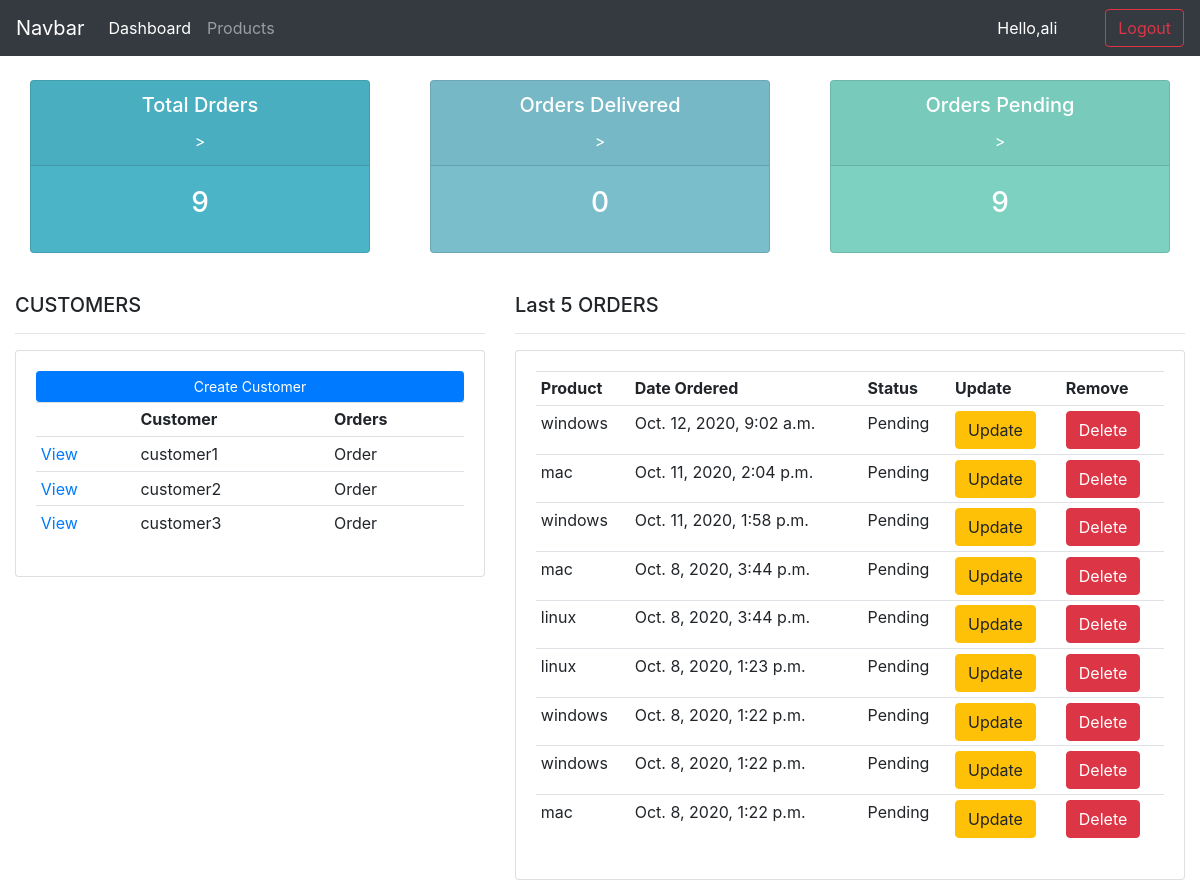
Before: /accounts/dashboard/ (signed in) with the older database file.
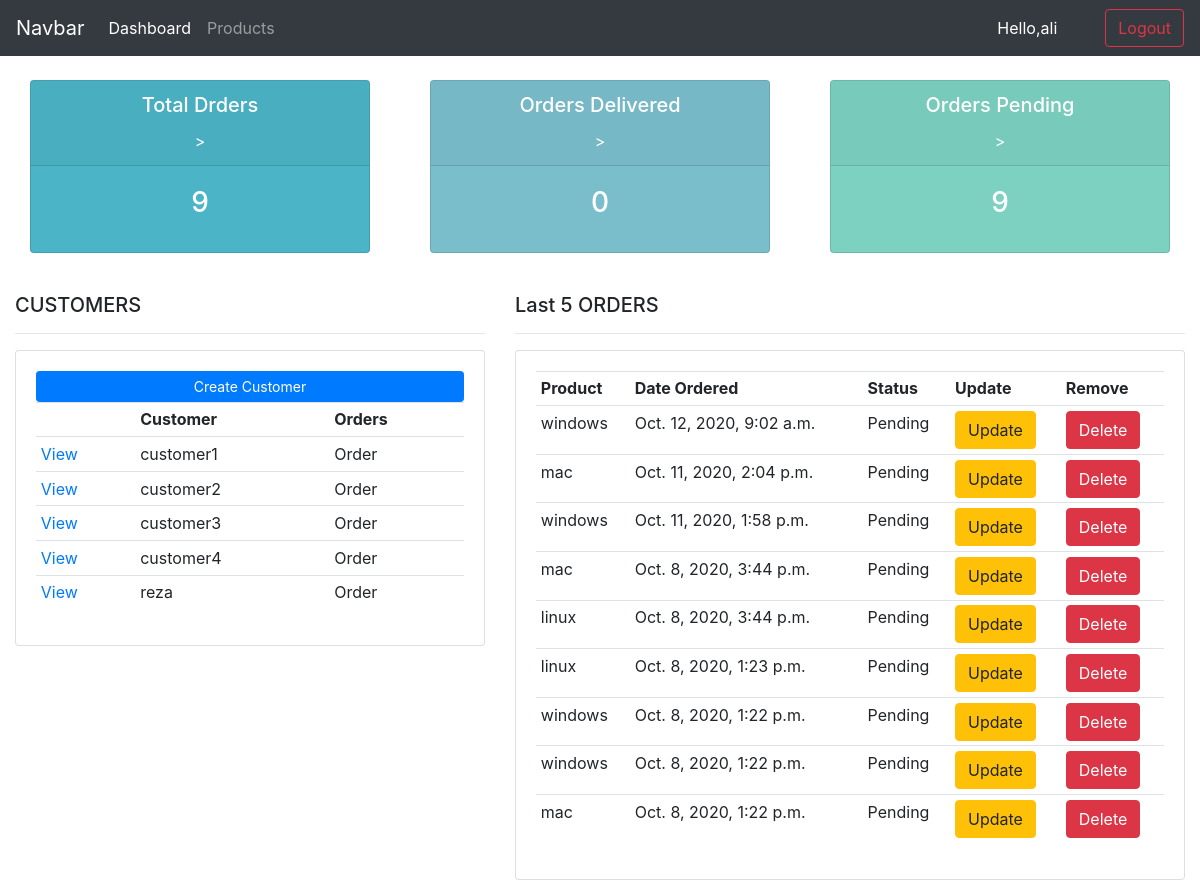
After: the same page with the newer database file.
### accounts/models.py (models this page shows, shortened)
class Customer(models.Model):
    user = models.OneToOneField(User,null=True,blank=True,on_delete=models.CASCADE)
    name = models.CharField(max_length=200,null=True)
    phone = models.CharField(max_length=200,null=True)
    email = models.CharField(max_length=200,null=True)
    profile_pic = models.ImageField(default='profile1.jpg',null=True,blank=True)

class Order(models.Model):
    STATUS_CHOICES = (
        ('Pending','Pending'),
        ('Out of Delivery','Out of Delivery'),
        ('Delivered','Delivered'),
    )
    customer = models.ForeignKey(Customer,null=True,on_delete=models.SET_NULL)
    product = models.ForeignKey(Product,null=True,on_delete=models.SET_NULL)
    date_created = models.DateTimeField(auto_now_add=True)
    status = models.CharField(max_length=20,null=True,choices=STATUS_CHOICES)
    note = models.CharField(max_length=200,null=True)
    tags = models.ManyToManyField(tag)

class Product(models.Model):
    CATEGORY_CHOICES = (
        ('Indoor','Indoor'),
        ('Outdoor','Outdoor')
    )
    name = models.CharField(max_length=200,null=True)
    price = models.IntegerField(null=True)
    category = models.CharField(max_length=20,null=True,choices=CATEGORY_CHOICES)
    description = models.CharField(max_length=200,null=True)
    date_created = models.DateTimeField(auto_now_add=True,null=True)
    def __str__(self):
        return self.name

### accounts/decorators.py (the view)
    def wrapper_func(request,*args,**kwargs):
        if request.user.groups.exists():
            group = request.user.groups.all()[0].name
        if group == 'customer':
            return redirect('accounts:profile')
        if group == 'admin':
            return views_func(request,*args,**kwargs)

### accounts/views.py (called while the page is built)
@login_required(login_url='accounts:login')
@admin_only
def dashboard(request):
    orders = Order.objects.all().order_by('-date_created')
    customers = Customer.objects.all()
    total_orders = orders.count()
    total_delivered = orders.filter(status='Delivered').count()
    total_pending = orders.filter(status='Pending').count()
    context ={
        'customers':customers,
        'orders':orders,
        'total_orders':total_orders,
        'total_delivered':total_delivered,
        'total_pending':total_pending,
    }
    return render(request,'accounts/dashboard.html',context)

### accounts/templates/accounts/dashboard.html (shortened to what this page needs)
{% extends 'accounts/main.html' %}
{% block content %}
{% include 'accounts/status.html' %}
<br>
    <div class="row">
        <div class="col-md-5">
            <h5 class="">CUSTOMERS</h5>
            <hr>
            <div class="card card-body">
                <a class="btn btn-primary btn-sm btn-block" href="">Create Customer</a>
                <table class="table table-sm">
                    <tr>
                        <td></td>
                        <th>Customer</th>
                        <th>Orders</th>
                    </tr>
                    {% for customer in customers %}
                    <tr>
                        <td><a href="{% url 'accounts:customer' customer.id %}">View</a></td>
                        <td>{{customer.name}}</th>
                        <td>Order</th>
                    </tr>
                    {% endfor %}
                </table>
            </div>
        </div>
        <div class="col-md-7">
            <h5 class="">Last 5 ORDERS</h5>
            <hr>
            <div class="card card-body">
                <table class="table table-sm">
                    <tr>
                        <th>Product</th>
                        <th>Date Ordered</th>
                        <th>Status</th>
                        <th>Update</th>
                        <th>Remove</th>
                    </tr>
                    {% for order in orders %}
                    <tr>
                        <td>{{order.product}}</th>
                        <td>{{order.date_created}}</th>
                        <td>{{order.status}}</th>
                        <td><a href="{% url 'accounts:order_update' order.id %}" class="btn btn-warning">Update</a></th>
                        <td><a href="{% url 'accounts:order_delete' order.id %}" class="btn btn-danger">Delete</a></th>
                    </tr>
                    {% endfor %}
                </table>
            </div>
        </div>
    </div>
{% endblock %}

### accounts/templates/accounts/main.html (shortened to what this page needs)
{% load static %}
<!DOCTYPE html>
<html lang="en">
<head>
    <link rel="stylesheet" href="{% static 'css/main.css' %}">
    <link rel="stylesheet" href="https://maxcdn.bootstrapcdn.com/bootstrap/4.0.0/css/bootstrap.min.css">
</head>
<body>
    {% include 'accounts/navbar.html' %}
    <div class="container-fluid">
        {% block content%}
        {% endblock %}
    </div>
</body>
</html>

### accounts/templates/accounts/navbar.html (shortened to what this page needs)
<nav class="navbar navbar-expand-lg navbar-dark bg-dark">
    <a class="navbar-brand" href="#">Navbar</a>
    <div class="collapse navbar-collapse" id="navbarNav">
      <ul class="navbar-nav">
        {% if request.user.is_staff %}
          <li class="nav-item active">
            <a class="nav-link" href="{% url 'accounts:dashboard' %}">Dashboard</span></a>
          </li>
          <li class="nav-item">
            <a class="nav-link" href="{% url 'accounts:products' %}">Products</a>
          </li>
        {% endif %}
      </ul>
    </div>
    <span class="text-white mr-5">Hello,{{request.user}}</span>
    <span><a class='btn btn-outline-danger' href="{% url 'accounts:logout' %}">Logout</a></span>
  </nav>

### accounts/templates/accounts/status.html
<br>
<div class="row">
    <div class="col">
        <div class="col-md">
            <div class="card text-center text-white mb-3" id="total-orders">
                <div class="card-header">
                    <h5 class="card-title">Total Drders</h5>>
                </div>
                <div class="card-body">
                    <h3 class="card-title">{{total_orders}}</h3>
                </div>
            </div>
        </div>
    </div>
    <div class="col">
        <div class="col-md">
            <div class="card text-center text-white mb-3" id="orders-delivered">
                <div class="card-header">
                    <h5 class="card-title">Orders Delivered</h5>>
                </div>
                <div class="card-body">
                    <h3 class="card-title">{{total_delivered}}</h3>
                </div>
            </div>
        </div>
    </div>
    <div class="col">
        <div class="col-md">
            <div class="card text-center text-white mb-3" id="orders-pending">
                <div class="card-header">
                    <h5 class="card-title">Orders Pending</h5>>
                </div>
                <div class="card-body">
                    <h3 class="card-title">{{total_pending}}</h3>
                </div>
            </div>
        </div>
    </div>
</div>

### static/css/main.css (style rules this page uses)
#total-orders { background-color: #4cb4c7; }
#orders-delivered { background-color: #7abecc; }
#orders-pending { background-color: #7cd1c0; }

Changed rows visible on the page:
added Customer: name "customer4"
added Customer: name "reza"
